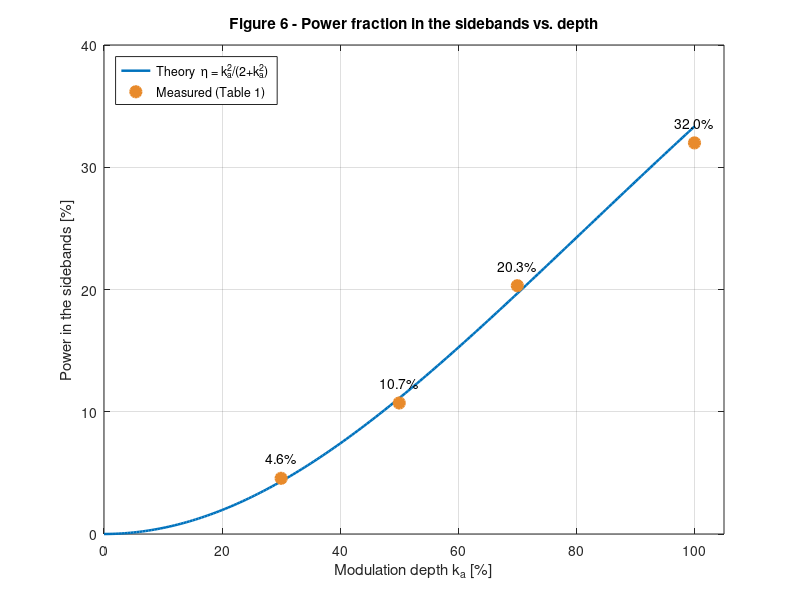

The MATLAB script that drew this image: (Note: this script raises an error after producing the figure.)
%% Lab 3 - report graphs: Figure 6 (power split) and Figure 10 (phase)
% Communication Lab 130661 - JCT
% Reads the two tables downloaded from the online guide and draws the
% measurement against theory. Without files it runs on example numbers.
%
% Usage:  lab03_report_plots                               % example data
%         lab03_report_plots('am_power.csv', 'am_phase.csv') % your tables
%
% The figures are saved as fig06_power.png and fig10_phase.png (300 dpi).

function lab03_report_plots(powerFile, phaseFile)
if nargin < 1, powerFile = ''; end
if nargin < 2, phaseFile = ''; end

%% Table 1: line voltages at each depth -> power fraction in the sidebands
if isempty(powerFile)
    depth = [30 50 70 100];                      % example: theory plus small errors
    ka = depth/100;
    Vc = 0.70*ones(size(ka));  Vs = 0.70*ka/2 .* [1.03 0.98 1.02 0.97];
    left = Vs; center = Vc; right = Vs;
    src1 = 'example data';
else
    T = readmatrix(powerFile, 'NumHeaderLines', 1);  % depth, left, center, right, ...
    T = T(all(isfinite(T(:,1:4)), 2), :);
    depth = T(:,1).'; left = T(:,2).'; center = T(:,3).'; right = T(:,4).';
    src1 = powerFile;
end
Pinfo = 100*(left.^2 + right.^2) ./ (left.^2 + center.^2 + right.^2);
k = linspace(0, 1, 201);
Ptheory = 100*k.^2 ./ (2 + k.^2);
Pexp = 100*(depth/100).^2 ./ (2 + (depth/100).^2);

f6 = figure('Name', 'Figure 6', 'Color', 'w', 'Position', [100 100 640 420]);
plot(100*k, Ptheory, 'LineWidth', 1.8); hold on
plot(depth, Pinfo, 'o', 'MarkerSize', 8, 'LineWidth', 1.6, 'MarkerFaceColor', [0.91 0.54 0.17], 'Color', [0.91 0.54 0.17]);
for i = 1:numel(depth)
    text(depth(i), Pinfo(i) + 1.6, sprintf('%.1f%%', Pinfo(i)), 'HorizontalAlignment', 'center');
end
grid on; xlim([0 105]); ylim([0 40]);
xlabel('Modulation depth k_a [%]'); ylabel('Power in the sidebands [%]');
title('Figure 6 - Power fraction in the sidebands vs. depth');
legend('Theory  \eta = k_a^2/(2+k_a^2)', 'Measured (Table 1)', 'Location', 'northwest');
subtitle(['Source: ' strrep(src1, '_', '\_')]);

fprintf('\nTable 1 - power in the sidebands\n  depth   measured   theory   error\n');
fprintf('  %3d%%    %6.2f%%   %6.2f%%  %+6.1f%%\n', [depth; Pinfo; Pexp; 100*(Pinfo - Pexp)./Pexp]);

%% Table 2: recovered amplitude at each LO phase -> compare with cos(phi)
if isempty(phaseFile)
    phi = [0 30 60 90];
    amp = 0.120*cosd(phi) + [0 0.003 -0.002 0.004];  % example: Vpp
    src2 = 'example data';
else
    T = readmatrix(phaseFile, 'NumHeaderLines', 1); % phase, amp, ...
    T = T(all(isfinite(T(:,1:2)), 2), :);
    phi = T(:,1).'; amp = T(:,2).';
    src2 = phaseFile;
end
nrm = amp / amp(phi == 0);
p = linspace(0, 90, 181);

f10 = figure('Name', 'Figure 10', 'Color', 'w', 'Position', [760 100 640 420]);
plot(p, cosd(p), 'LineWidth', 1.8); hold on
plot(phi, nrm, 's', 'MarkerSize', 8, 'LineWidth', 1.6, 'MarkerFaceColor', [0.91 0.54 0.17], 'Color', [0.91 0.54 0.17]);
grid on; xlim([-3 93]); ylim([-0.05 1.15]); xticks(0:15:90);
xlabel('LO phase \phi [deg]'); ylabel('Message amplitude / amplitude at 0^\circ');
title('Figure 10 - Recovered message vs. LO phase');
legend('Theory  cos\phi', 'Measured (Table 2)', 'Location', 'southwest');
subtitle(['Source: ' strrep(src2, '_', '\_')]);

fprintf('\nTable 2 - normalized amplitude\n  phase   measured   cos(phi)\n');
fprintf('  %3d°    %6.3f     %6.3f\n', [phi; nrm; cosd(phi)]);

%% save for the report
exportgraphics(f6,  'fig06_power.png', 'Resolution', 300);
exportgraphics(f10, 'fig10_phase.png', 'Resolution', 300);
fprintf('\nSaved fig06_power.png and fig10_phase.png\n');
end
